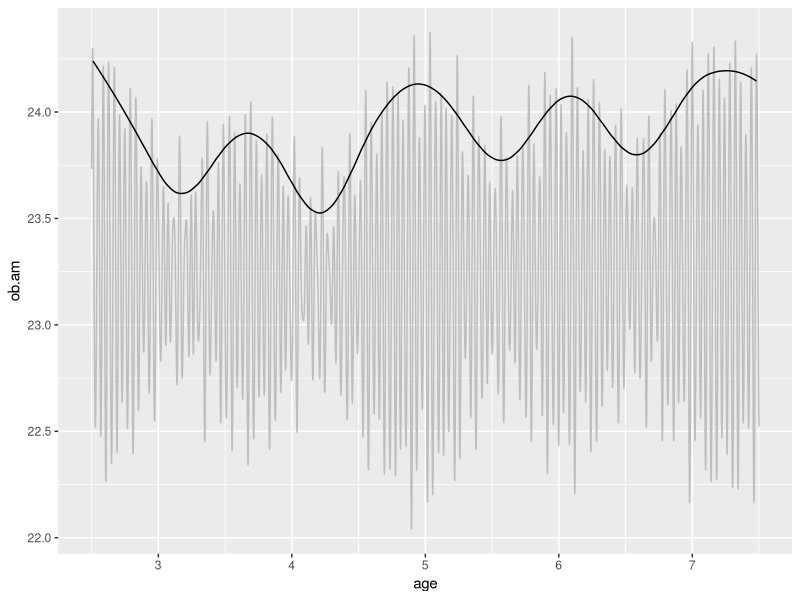
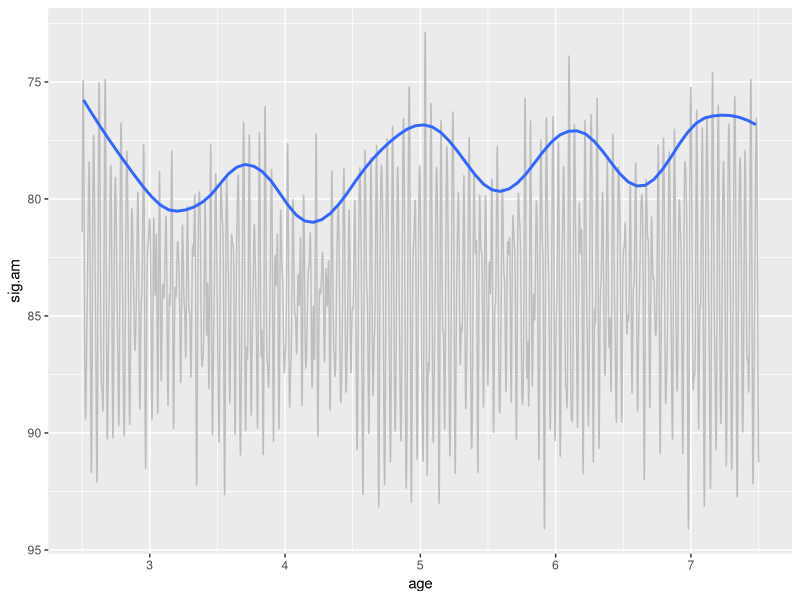
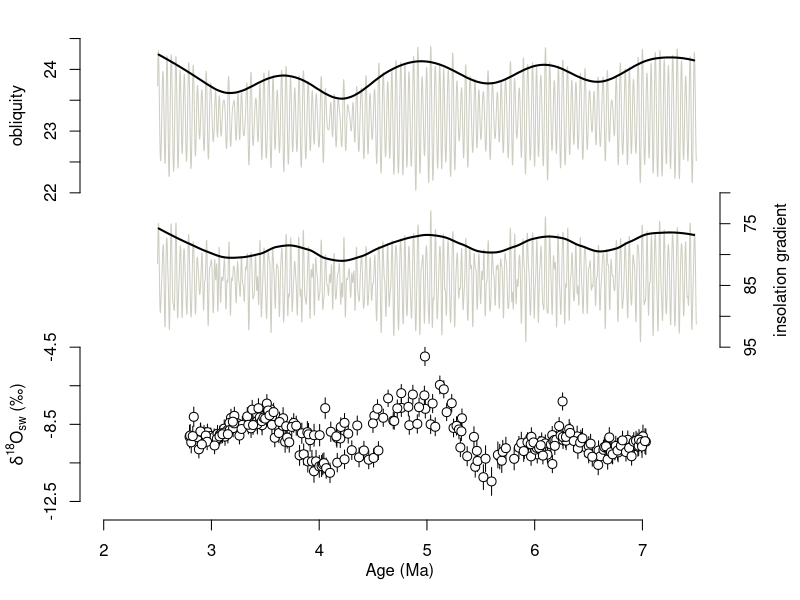

The R source for these figures, in order:
library(tidyverse)
library(readxl)
library(ggpubr)
pal = c("#A6CEE3", "#1F78B4", "#B2DF8A", "#33A02C", "#FB9A99", "#E31A1C")
sw = read.csv("out/d18c.csv")
# lr04 = read_xlsx("data/global records/LR04.xlsx") %>%
#   mutate(age = age / 1000) %>%
#   filter(age > 2.5 & age < 7.5)
orbital = read_xlsx("data/global records/Pliocene_orbital_and_insolation_data.xlsx")
age = seq(0, 7.5, 0.01)
obliquity = cos(2*pi*(1/1200)*age*1000)
ob.am2 = data.frame(age, obliquity)

## find the obliquity maxima ----
ob = orbital[, c("age", "obliquity")]
ob.max = ob[8,]
num = round((nrow(ob)-8)/41)
row = 8
for (i in 1: num) {
  row.min = row + 39
  row.max = row + 43
  subset = ob[row.min:row.max, ]
  index = which.max(subset$obliquity)
  ob.max[i+1,] = subset[index,]
  row = row.min + index - 1
}
m1 = loess(obliquity ~ age, data = ob.max, span = 0.2)
age = seq(2.51, 7.48, 0.01)
ob.am = predict(m1, age)
ob.am = data.frame(age, ob.am)
m2 = loess(ob.am ~ age, data = ob.am, span = 0.1)
ob.am$ob.am = predict(m2, age)
write_csv(ob.am, "out/ob.am.csv")
ggplot(ob.am, aes(x = age, y = ob.am)) +
  geom_line(data = ob, aes(x = age, y = obliquity), color = "grey") +
  geom_line()

## summer insolation gradient minima ----
sig = orbital[, c("age", "gradient")]
sig.min = sig[9,]
num = round((nrow(sig)-9)/41)
row = 9
for (i in 1: num) {
  row.min = row + 33
  row.max = row + 45
  subset = sig[row.min:row.max, ]
  index = which.min(subset$gradient)
  sig.min[i+1,] = subset[index,]
  row = row.min + index - 1
}
m1 = loess(gradient ~ age, data = sig.min, span = 0.2)
age = seq(2.51, 7.48, 0.01)
sig.am = predict(m1, age)
sig.am = data.frame(age, sig.am)
write_csv(sig.am, "out/sig.am.csv")
ggplot(sig.am, aes(x = age, y = sig.am)) +
  geom_line(data = sig, aes(x = age, y = gradient), color = "grey") +
  geom_smooth(se = FALSE, span = 0.1) + 
  scale_y_reverse()

# png("figures/obliquity.jpg", 5.5, 5, units = "in", res = 300)
par(mar = c(4, 4, 1, 4))
plot(0, 0, xlim = c(2, 7.5), ylim = c(0, 3), axes = FALSE,
     xlab = "", ylab = "")
yext = range(ob$obliquity)
tix = seq(floor(min(yext*10)), 
          ceiling(max(yext*10+1)), by = 5)/10
ob.rs = cbind(ob$age,
              2 + (ob$obliquity - min(tix)) / diff(range(tix)))
lines(ob.rs[, 1], ob.rs[, 2], col = "ivory3")
ob.am.rs = cbind(ob.am$age,
              2 + (ob.am$ob.am - min(tix)) / diff(range(tix)))
lines(ob.am.rs[, 1], ob.am.rs[, 2], col = "black", lwd = 2)
axis(2, 2 + (tix - min(tix)) / diff(range(tix)), tix)
mtext(expression("obliquity"), 2, line = 2.5, at = 2.5)

yext = range(sig$gradient)
tix = seq(ceiling(max(yext)), 
          floor(min(yext-2.9)), by = -5)
sig.rs = cbind(sig$age,
                   2 - (sig$gradient - min(tix)) / diff(range(tix)))
lines(sig.rs[, 1], sig.rs[, 2], col = "ivory3")
sig.am.rs = cbind(sig.am$age,
               2 - (sig.am$sig.am - min(tix)) / diff(range(tix)))
lines(sig.am.rs[, 1], sig.am.rs[, 2], col = "black", lwd = 2)
axis(4, 2 - (tix - min(tix)) / diff(range(tix)), tix)
mtext("insolation gradient", 4, line = 2.5, at = 1.5)

yext = range(sw$d18sw.low, sw$d18sw.high)
tix = seq(floor(min(yext*10-3)), 
          ceiling(max(yext*10)), by = 20)/10
sw.rs = cbind(sw$age,
              0 + (sw$d18sw - min(tix)) / diff(range(tix)),
              0 + (sw$d18sw.low - min(tix)) / diff(range(tix)),
              0 + (sw$d18sw.high - min(tix)) / diff(range(tix)))
arrows(sw.rs[, 1], sw.rs[, 3], sw.rs[, 1], sw.rs[, 4], col = "black",
       angle=90, length=0, code = 0)
points(sw.rs[, 1], sw.rs[, 2], col = "black", bg = "white", pch = 21, cex = 1.2)
axis(2, 0 + (tix - min(tix)) / diff(range(tix)), tix)
mtext(expression(delta^"18"*"O"[sw]*" (\u2030)"), 2, line = 2.5, at = 0.5)

axis(1)
mtext("Age (Ma)", 1, line = 2)
# dev.off()
